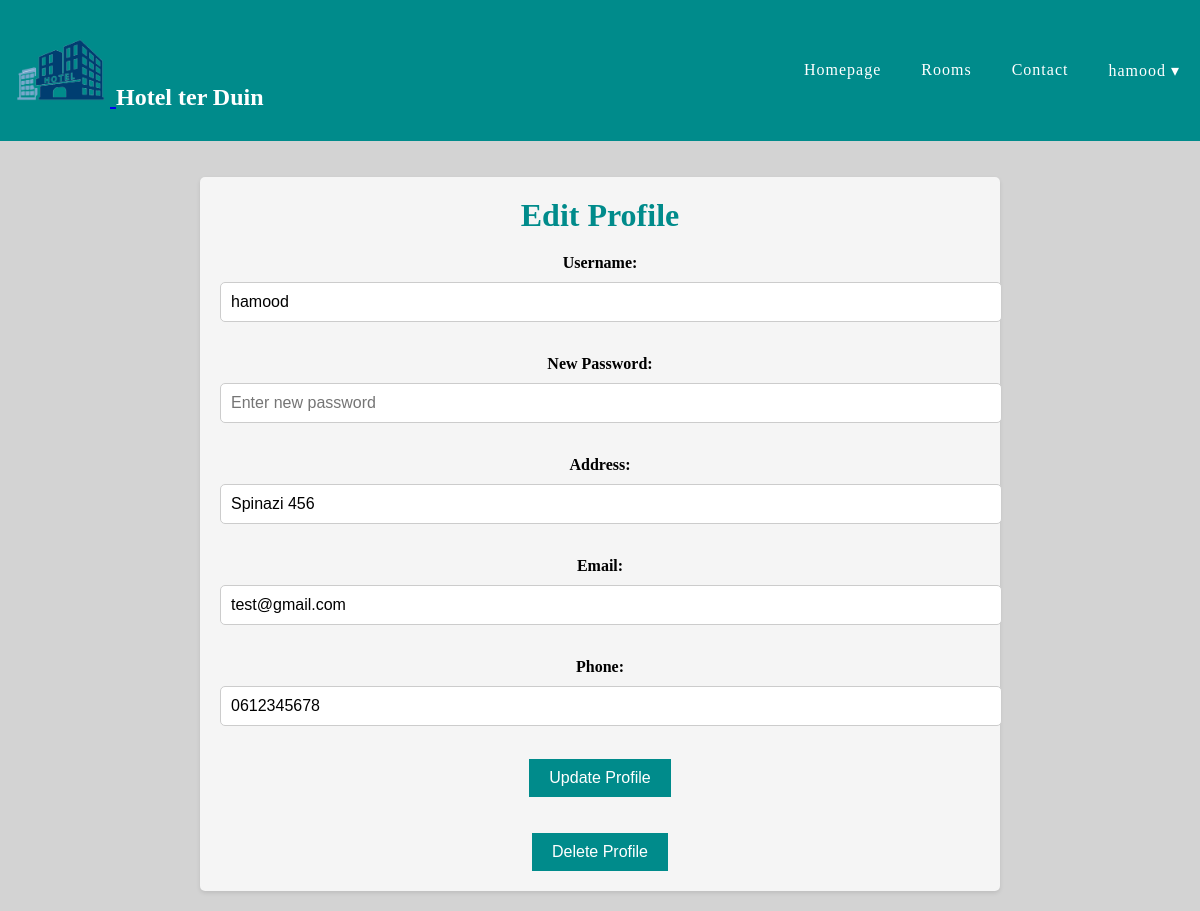
Page /hotelterduin/php/clientside/gegevens.php (signed in) on the committed database.
### tables this page shows
CREATE TABLE `users` (
  `user_id` int(11) NOT NULL,
  `username` varchar(50) NOT NULL,
  `password` varchar(50) NOT NULL,
  `role` varchar(20) NOT NULL,
  `address` varchar(100) NOT NULL,
  `email` varchar(100) NOT NULL,
  `phone` varchar(20) NOT NULL
);

### hotelterduin/php/clientside/gegevens.php (the view, shortened to what this page needs)
<?php
$db = new Db();
$PDO = $db->getPDO();
$username = $_SESSION['username'];
$sql = "SELECT * FROM users WHERE username = :username";
$stmt = $PDO->prepare($sql);
$stmt->bindParam(':username', $username);
$stmt->execute();
$user = $stmt->fetch(PDO::FETCH_ASSOC);
?>
<!DOCTYPE html>
<html>
<head>
    <link rel="stylesheet" href="../../css/style.css">
    <link rel="stylesheet" href="../../css/navbar.css">
    <link rel="stylesheet" href="../../css/gegevens.css">
</head>
<body>
    <header>
        <?php include '../../templates/navbar.php'; ?>
    </header>
    <br><br>
    <div class="container">
        <div class="profile-form">
            <h1>Edit Profile</h1>
            <form action="" method="post">
                <label for="username">Username:</label>
                <input type="text" id="username" name="username" value="<?php echo $user['username']; ?>" required>
                <br><br>
                <label for="password">New Password:</label>
                <input type="password" id="password" name="password" placeholder="Enter new password" required>
                <br><br>
                <label for="address">Address:</label>
                <input type="text" id="address" name="address" value="<?php echo $user['address']; ?>" required>
                <br><br>
                <label for="email">Email:</label>
                <input type="email" id="email" name="email" value="<?php echo $user['email']; ?>" required>
                <br><br>
                <label for="phone">Phone:</label>
                <input type="text" id="phone" name="phone" value="<?php echo $user['phone']; ?>" required>
                <br><br>
                <input type="submit" name="submit" value="Update Profile">
            </form>
            <br><br>
            <form action="delete.php" method="post">
                <input type="submit" name="submit" value="Delete Profile">
            </form>
        </div>
    </div>
</body>
</html>

### hotelterduin/css/style.css (style rules this page uses)
body { background-color: lightgray; }

### hotelterduin/css/navbar.css (style rules this page uses)
body { margin: 0; padding: 0; }
header { background-color: darkcyan; position: block; top: 10px; left: 0; width: 100%; z-index: 999; }

### hotelterduin/css/gegevens.css (style rules this page uses)
.container { max-width: 800px; margin: 0 auto; text-align: center; }
.profile-form { background-color: #f5f5f5; padding: 20px; margin-bottom: 20px; border-radius: 5px; box-shadow: 0 2px 4px rgba(0, 0, 0, 0.1); }
.profile-form h1 { margin: 0; margin-bottom: 20px; color: darkcyan; }
.profile-form label { display: block; margin-bottom: 10px; font-weight: bold; }
.profile-form input[type="text"], .profile-form input[type="password"], .profile-form input[type="email"] { width: 100%; padding: 10px; margin-bottom: 15px; border: 1px solid #ccc; border-radius: 5px; font-size: 16px; }
.profile-form input[type="submit"] { padding: 10px 20px; background-color: darkcyan; color: #fff; border: none; cursor: pointer; font-size: 16px; }

### rows in the picture
users: username "hamood", address "Spinazi 456", email "test@gmail.com", phone "0612345678"

### other values in the picture
$_SESSION['username'] "hamood"
